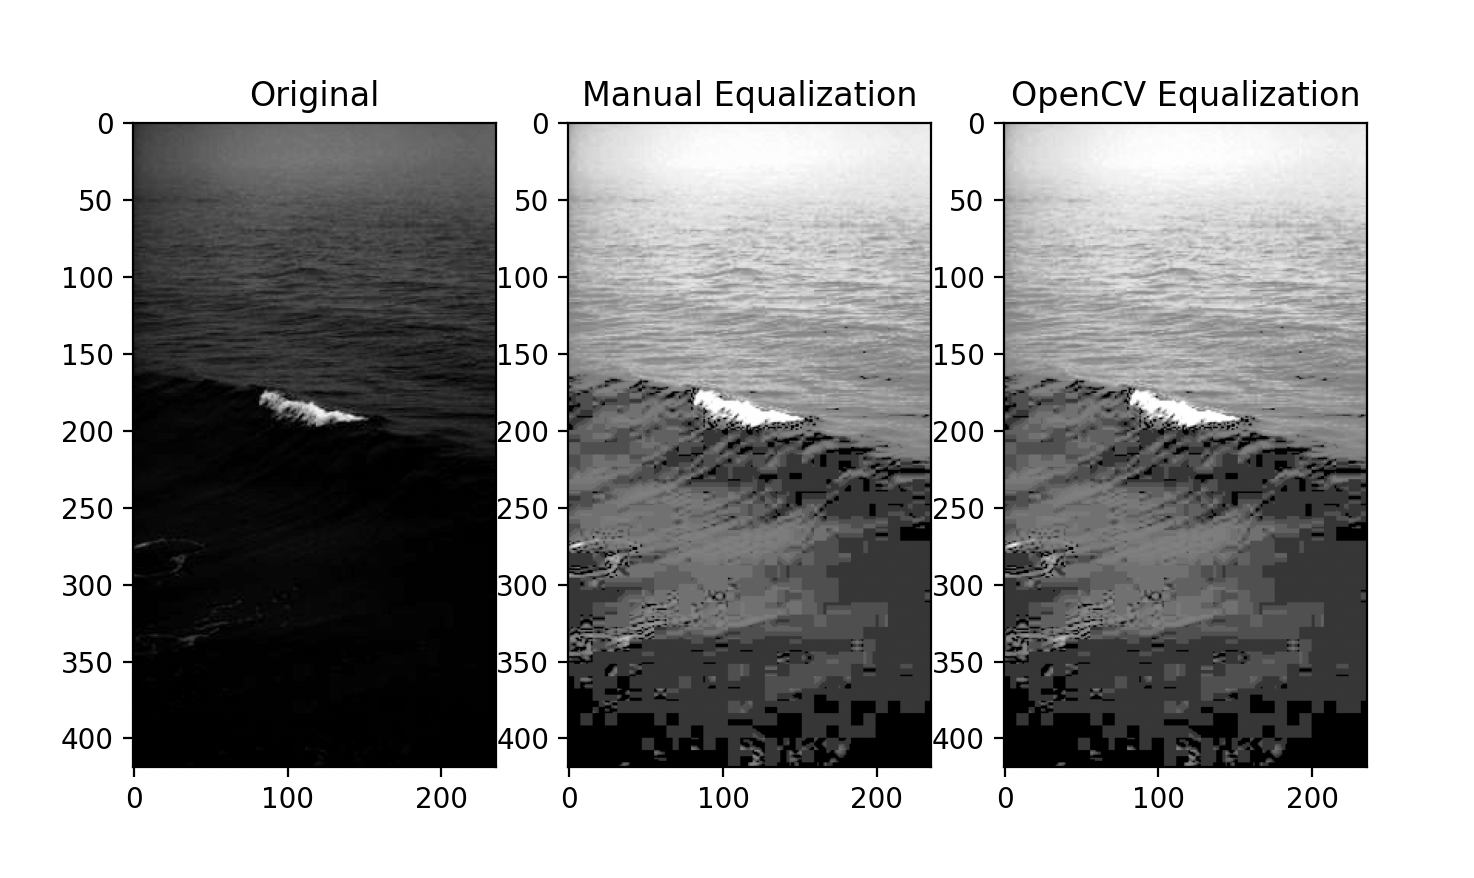

Write the Python code that produced this figure.
# Po-Shen Lee
# Date: 09/29/2024
# HW1 - Part 1: Histogram Equalization

import cv2
import numpy as np
import matplotlib.pyplot as plt


def histogram_equalization(image):
    # Flatten the image to 1D array
    flat = image.flatten()

    # Calculate the histogram (count of each intensity value)
    hist = np.bincount(flat, minlength=256)

    # Compute the cumulative distribution function (CDF)
    cdf = np.cumsum(hist)

    # Normalize CDF to [0, 255]
    cdf_normalized = 255 * (cdf - cdf.min()) / (cdf.max() - cdf.min())
    cdf_normalized = cdf_normalized.astype(np.uint8)

    # Map the old pixel values to the new ones using the CDF
    equalized_image = cdf_normalized[flat]
    equalized_image = equalized_image.reshape(image.shape)

    return equalized_image


# Load the dark image from canvas
image = cv2.imread('images/dark_image.jpg', cv2.IMREAD_GRAYSCALE)

# Apply manual histogram equalization
equalized_image_manual = histogram_equalization(image)

# Compare with OpenCV's built-in equalizeHist function
equalized_image_cv2 = cv2.equalizeHist(image)

# Display results
plt.subplot(1, 3, 1), plt.imshow(image, cmap='gray'), plt.title('Original')
plt.subplot(1, 3, 2), plt.imshow(equalized_image_manual,
                                 cmap='gray'), plt.title('Manual Equalization')
plt.subplot(1, 3, 3), plt.imshow(equalized_image_cv2,
                                 cmap='gray'), plt.title('OpenCV Equalization')
plt.show()

# Save the images if needed
cv2.imwrite('equalized_manual.jpg', equalized_image_manual)
cv2.imwrite('equalized_cv2.jpg', equalized_image_cv2)
